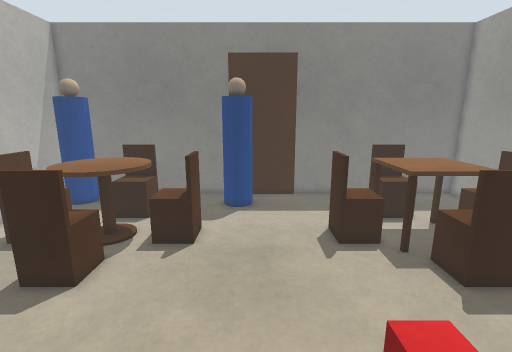
view 1 (above)

16 first-person views from a walk through a robot-simulator world made for Gazebo. The camera is 1.2 m above the floor, tilts 12° down and sees 85° across. The floor is counted in squares, 0.2 m on a side. Each view is taken from the middle of a square. On the plan, view 1 faces up. The plan holds only what a view shows up to about 20 squares ahead; the rest is blank. The place goes on beyond the plan.

view 2
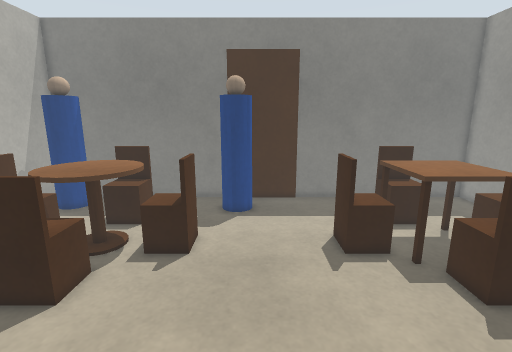

view 3
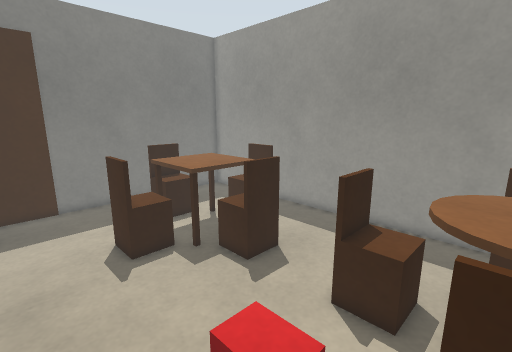

view 4
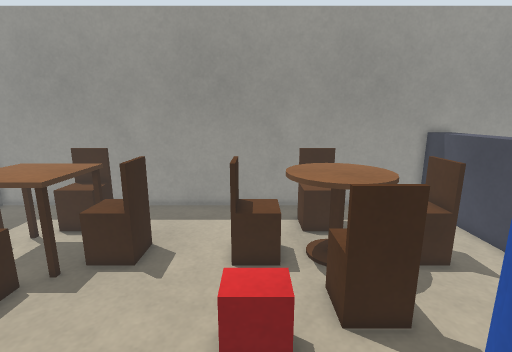

view 5
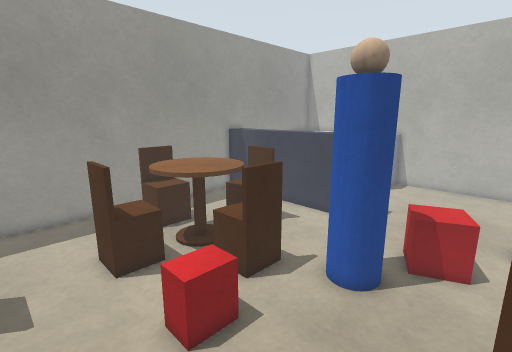

view 6
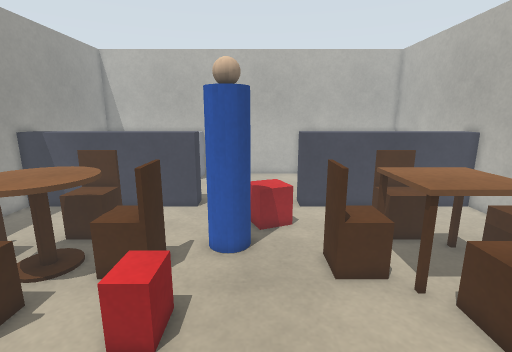

view 7
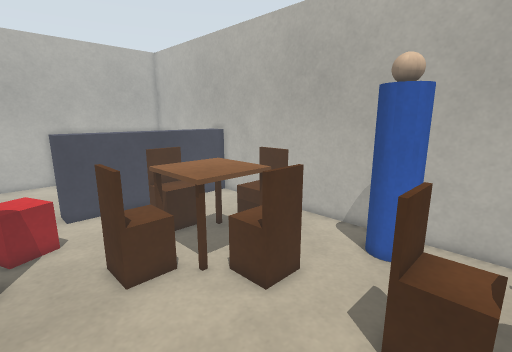

view 8
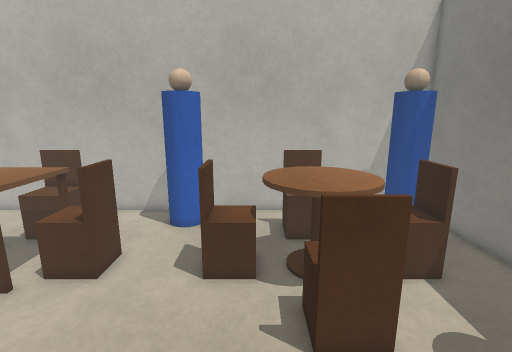

view 9
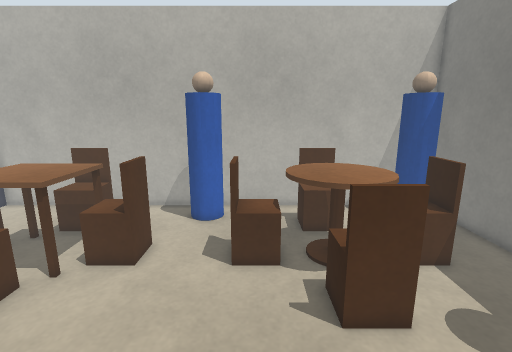

view 10
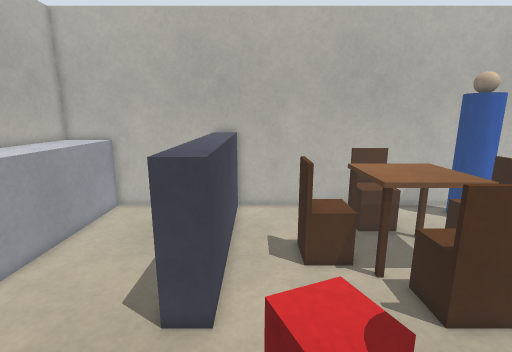

view 11
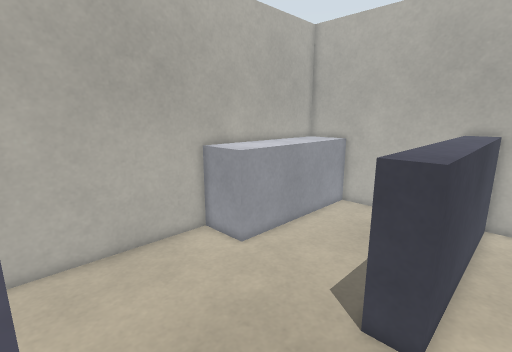

view 12
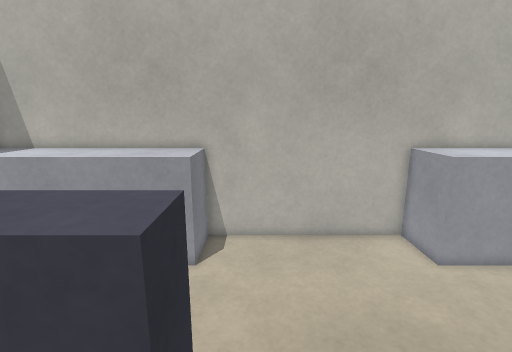

view 13
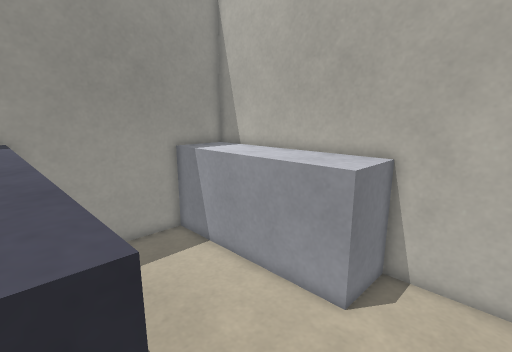

view 14
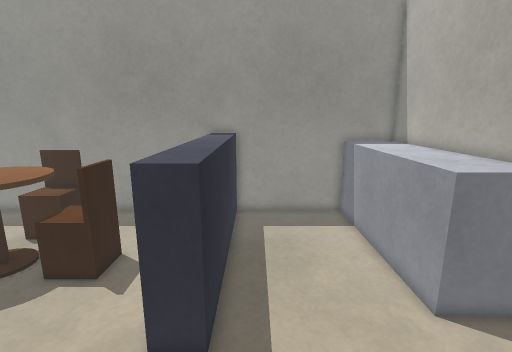

view 15
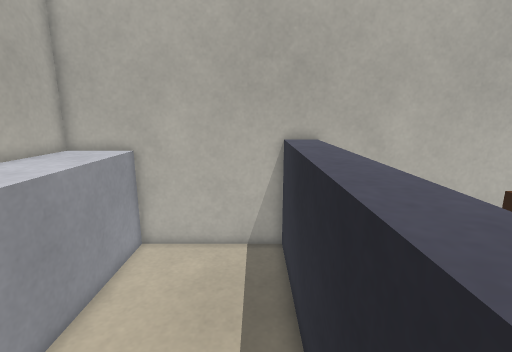

view 16
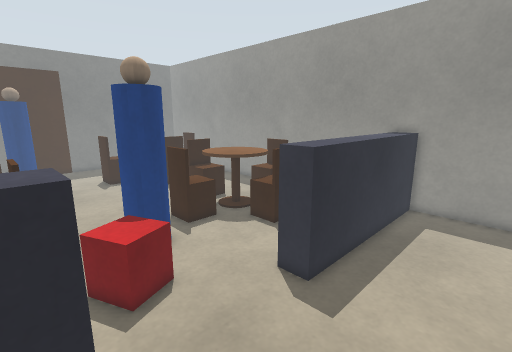

### Floor plan
Key: @ floor where view 1 was taken; # wall or solid block; . floor; = window, fence, low wall or low ledge; T table; B red box; R brown box; G grey box; O other object.
Columns run from 15 left of view 1 to 16 right of it. Each row starts with its distance up from view 1.
 22 ################################
 21 #   .....     RRRR....        .#
 20 # OO  .......  .......      ...#
 19 # OO.  ......OOO.....      ....#
 18 # ...  TT....OO......  TT .....#
 17 #  ... TT............  TT..... #
 16 #..  ..TT...........   TT....  #
 15 #.....TTTT..........  TTTT..   #
 14 #..T TTTTTTTT......TTTTTTTTTT  #
 13 #..TTTTTTTTTT......TTTTTTTTTT..#
 12 #.....TTTT............TTTT  ...#
 11 #......TT..............TT  ....#
 10 #.   ..TT..............TT .....#
  9 #.   ..TT..............TT......#
  8 #.OO...........................#
  7 #.OO...........................#
  6 #.OO...........................#
  5 #......TT.........BB...TT......#
  4 #..... TT.........BB...TT  ....#
  3 #..... TT.........BB...TT......#
  2 #.....TTTT............TTTT.....#
  1 #. TTTTTTTTTT......TTTTTTTTTT..#
  0 #  TTTTTTTTTT..@...TTTTTTTTTT  #
 -1 #   ..TTTT......OO....TTTT... .#
 -2 #  ....TT......OOO.....TT......#
 -3 #......TT......B.......TT..... #
 -4 #......TT....BBB.......TT..... #
 -5 #.............BB.......... ....#
 -6 #.............B...........  ...#
 -7 #===========#......#===========#
 -8 ############=......=############
 -9 #===========#......#===========#
-10 #..............................#
-11 #..............................#
-12 #..............................#
-13 #..............................#
-14 #..............................#
-15 #..............................#
-16 #GGGGGGGGGG..........GGGGGGGGGG#
-17 #GGGGGGGGGG..........GGGGGGGGGG#
-18 #GGGGGGGGGG..........GGGGGGGGGG#
-19 ################################

Where each view was taken, in squares from view 1:
view 1: 0 up, 0 right, facing up
view 2: 1 up, 0 right, facing up
view 3: 1 up, 0 right, facing up-right
view 4: 4 up, 3 left, facing right
view 5: 8 up, 3 left, facing down-right
view 6: 11 up, 0 right, facing down
view 7: 11 up, 0 right, facing down-left
view 8: 11 up, 3 right, facing left
view 9: 10 up, 4 right, facing left
view 10: 6 down, 4 right, facing left
view 11: 6 down, 4 right, facing down-left
view 12: 5 down, 3 right, facing down
view 13: 8 down, 2 right, facing down-right
view 14: 10 down, 2 left, facing right
view 15: 10 down, 2 left, facing left
view 16: 14 down, 4 left, facing up-right
